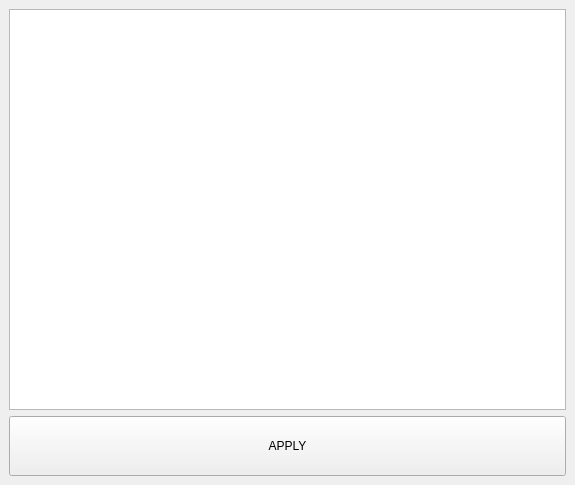
<?xml version="1.0" encoding="UTF-8"?>
<ui version="4.0">
 <class>Stylechanger</class>
 <widget class="QMainWindow" name="Stylechanger">
  <property name="windowModality">
   <enum>Qt::ApplicationModal</enum>
  </property>
  <property name="geometry">
   <rect>
    <x>0</x>
    <y>0</y>
    <width>575</width>
    <height>485</height>
   </rect>
  </property>
  <property name="windowTitle">
   <string>Style Changer</string>
  </property>
  <widget class="QWidget" name="canvas">
   <layout class="QGridLayout" name="gridLayout">
    <item row="0" column="0">
     <widget class="QPlainTextEdit" name="input"/>
    </item>
    <item row="1" column="0">
     <widget class="QPushButton" name="apply">
      <property name="minimumSize">
       <size>
        <width>0</width>
        <height>60</height>
       </size>
      </property>
      <property name="maximumSize">
       <size>
        <width>16777215</width>
        <height>60</height>
       </size>
      </property>
      <property name="text">
       <string>APPLY</string>
      </property>
     </widget>
    </item>
   </layout>
  </widget>
 </widget>
 <resources/>
 <connections/>
</ui>
